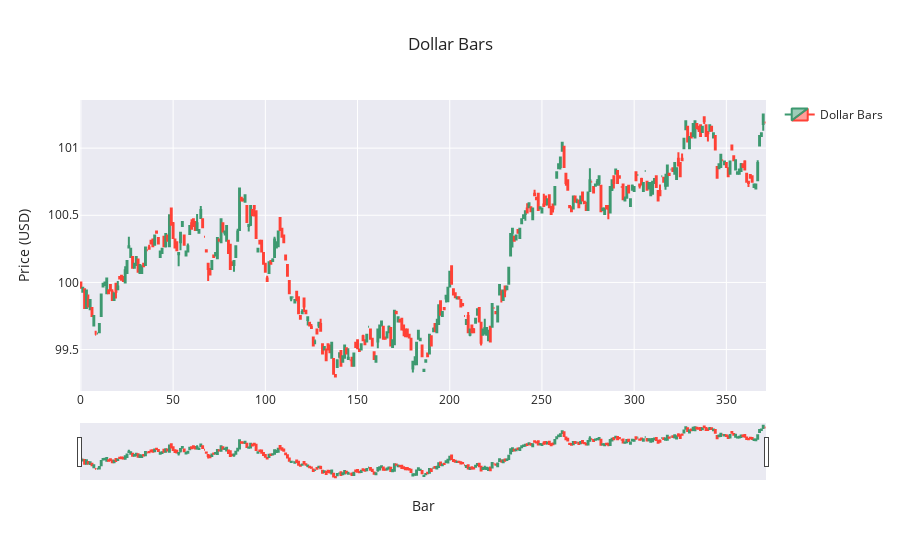

The cell this chart's notebook holds for it:
### Markdown cell above
### Bar Chart

### Code cell
fig = go.Figure(data=[go.Candlestick(
    x=dollar_bars.index,
    open=dollar_bars['open'],
    high=dollar_bars['high'],
    low=dollar_bars['low'],
    close=dollar_bars['close'],
    name='Dollar Bars'
)])

fig.update_layout(
    title=f'Dollar Bars',
    yaxis_title='Price (USD)',
    xaxis_title='Bar',
    xaxis_rangeslider_visible=True, 
    template='seaborn', # other options: plotly, plotly_white, plotly_dark, simple_white
    showlegend=True,
)

### Figure 1 — Plotly figure (JSON) as saved in the notebook; plotly's stock layout.template omitted (floating-point values rounded to 4 significant figures; data arrays with more than 128 entries replaced by an {"elided": "..."} marker saying what was removed)
{"data": [{"close": {"elided": "372 float values"}, "high": {"elided": "372 float values"}, "low": {"elided": "372 float values"}, "name": "Dollar Bars", "open": {"elided": "372 float values"}, "type": "candlestick", "x": {"elided": "372 int values"}}], "layout": {"showlegend": true, "title": {"text": "Dollar Bars"}, "xaxis": {"rangeslider": {"visible": true}, "title": {"text": "Bar"}}, "yaxis": {"title": {"text": "Price (USD)"}}}}
